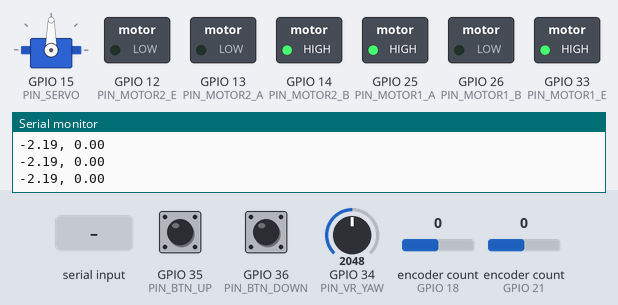
A program run on a simulated ESP32. Shown: servo, switched loads named in the program (green lamp = pin HIGH), the last lines printed to the serial monitor. The test bench sets the inputs (shaded band); at power-on: encoder count (sensors on GPIO 18, GPIO 21) 0, GPIO 36 (PIN_BTN_DOWN) HIGH, GPIO 34 (PIN_VR_YAW) = 2048, GPIO 35 (PIN_BTN_UP) HIGH.

Above: at 1.2 s.
1.3 s: encoder count (sensor on GPIO 18) set to 4
At 2.41 s:
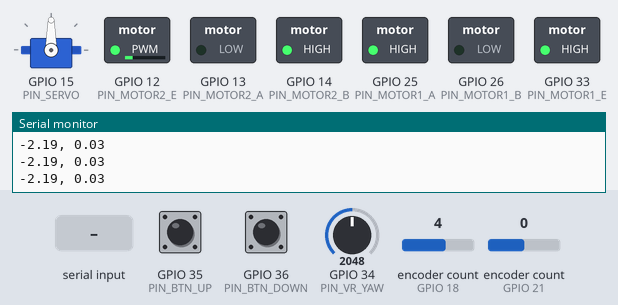
4.3 s: GPIO 36 (PIN_BTN_DOWN) pulled LOW for 0.15 s
At 5.6 s:
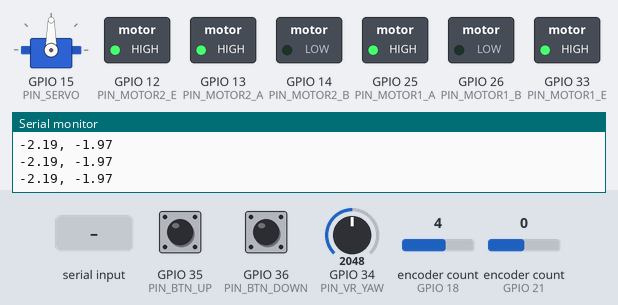
7.3 s: GPIO 34 (PIN_VR_YAW) set to 4036
8.8 s: GPIO 34 (PIN_VR_YAW) set to 4081
At 11.6 s:
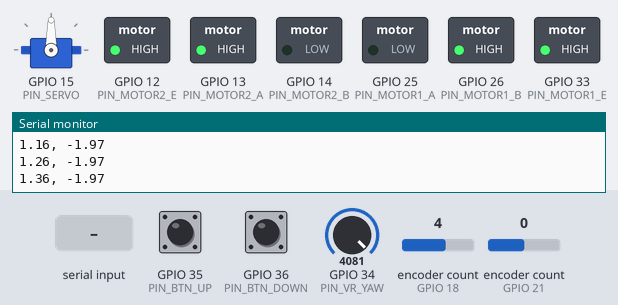
11.8 s: "0" received over Serial
At 14.55 s:
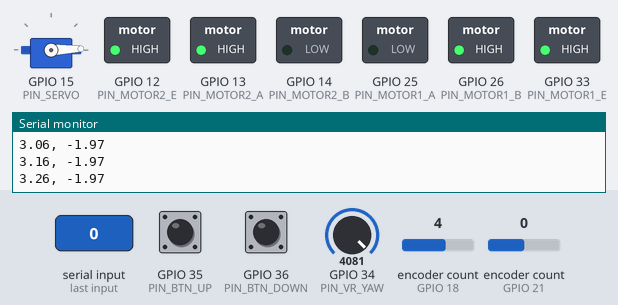
14.8 s: encoder count (sensor on GPIO 18) set to 8
Timing chart, 0 to 17.8 s (numbered marks = the images above; inputs shaded):
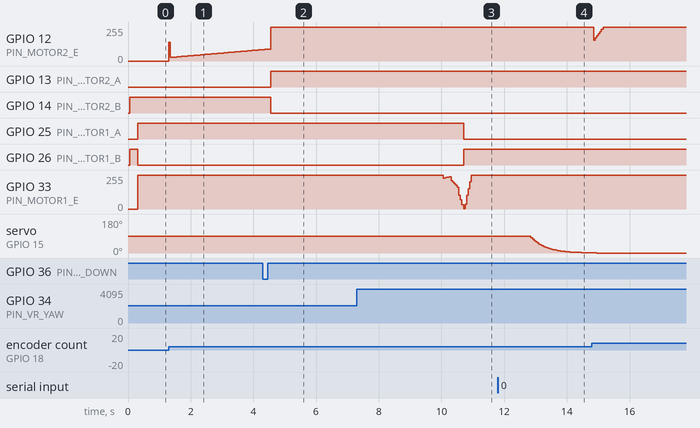

Measured:
- the behaviour switches between 4080 and 4081 on GPIO 34 (PIN_VR_YAW) (found by bisection; images 2 and 3)
- after the input at 4.3 s, GPIO 13 (PIN_MOTOR2_A): LOW → HIGH after 0.25 s; GPIO 14 (PIN_MOTOR2_B): HIGH → LOW after 0.25 s
- after the input at 8.8 s, GPIO 25 (PIN_MOTOR1_A): HIGH → LOW after 1.9 s; GPIO 26 (PIN_MOTOR1_B): LOW → HIGH after 1.9 s
- after the input at 11.8 s, servo on GPIO 15 (PIN_SERVO): moves from 90° to 1° over 1.8 s, starting after 1.1 s

The program:

main.cpp
```cpp
#include <Arduino.h>
#include <ESP32Encoder.h>

#include <ArmHandle.h>
#include <MotorCtrl.h>
#include <configs.h>

ESP32Encoder enc_yaw;
ESP32Encoder enc_hei;

hw_timer_t *timer = NULL;
portMUX_TYPE timerMux = portMUX_INITIALIZER_UNLOCKED;

hw_timer_t *timer_control = NULL;
portMUX_TYPE timerMux_control = portMUX_INITIALIZER_UNLOCKED;

ArmHandle arm(PIN_SERVO,
              PIN_VR_YAW,
              PIN_BTN_UP,
              PIN_BTN_DOWN,
              &enc_yaw,
              &enc_hei);

void IRAM_ATTR on_encoder_update()
{
    portENTER_CRITICAL_ISR(&timerMux);
    arm.encoder_update();
    portEXIT_CRITICAL_ISR(&timerMux);
}

void IRAM_ATTR on_motor_control()
{
    portENTER_CRITICAL_ISR(&timerMux_control);
    arm.control_update();
    portEXIT_CRITICAL_ISR(&timerMux_control);
}

void setup()
{
    arm.init();

    // Setup timer
    timer = timerBegin(0, 80, true);  // The clock freq. of the ESP is 80MHz
    timerAttachInterrupt(timer, &on_encoder_update, true);
    timerAlarmWrite(timer, 1000000 / CONFIG_ENC_UPDATE_FREQ, true);
    timerAlarmEnable(timer);

    // Setup timer
    timer_control =
        timerBegin(1, 80, true);  // The clock freq. of the ESP is 80MHz
    timerAttachInterrupt(timer_control, &on_motor_control, true);
    timerAlarmWrite(timer_control, 1000000 / CONFIG_MOTOR_CONTROL_FREQ, true);
    timerAlarmEnable(timer_control);

    // Initial state
    // arm.set(0, 0, 90);
}

void loop()
{
    arm.processInput();
    arm.printState();
    arm.handle_adjustment();
    delay(100);
}
```

configs.h
```cpp
#pragma once

// pin settings for encoder
#define PIN_ENC_YAW_1 21
#define PIN_ENC_YAW_2 22
#define PIN_ENC_YAW_3 18
#define PIN_ENC_YAW_4 19

#define PIN_MOTOR1_A 25
#define PIN_MOTOR1_B 26
#define PIN_MOTOR1_E 33

#define PIN_MOTOR2_A 13
#define PIN_MOTOR2_B 14
#define PIN_MOTOR2_E 12

#define PIN_SERVO 15

#define PIN_VR_YAW 34
#define PIN_BTN_UP 35
#define PIN_BTN_DOWN 36

// encoder update freqency
#define CONFIG_ENC_UPDATE_FREQ 20

#define CONFIG_MOTOR_CONTROL_FREQ 20

// The number of signals for a rotation
// number of slots on encoder: 24
// full quad rotary encoder: 4
// gear ratio of gearbox: 50
// gear ratio of outter gears: 24/11
#define GEAR_RATIO_YAW ((double) 24 * 4 * 50 * 24 / 11 / PI)

// The number of signals for 1 millimeter
// number of slot for 1 rotation: 180
// pitch of the screw: 1.2 mm
//
#define GEAR_RATIO_HEIGHT (180 / 1.2)

#define SERVO_MIN_US 600
#define SERVO_MAX_US 2600
```
